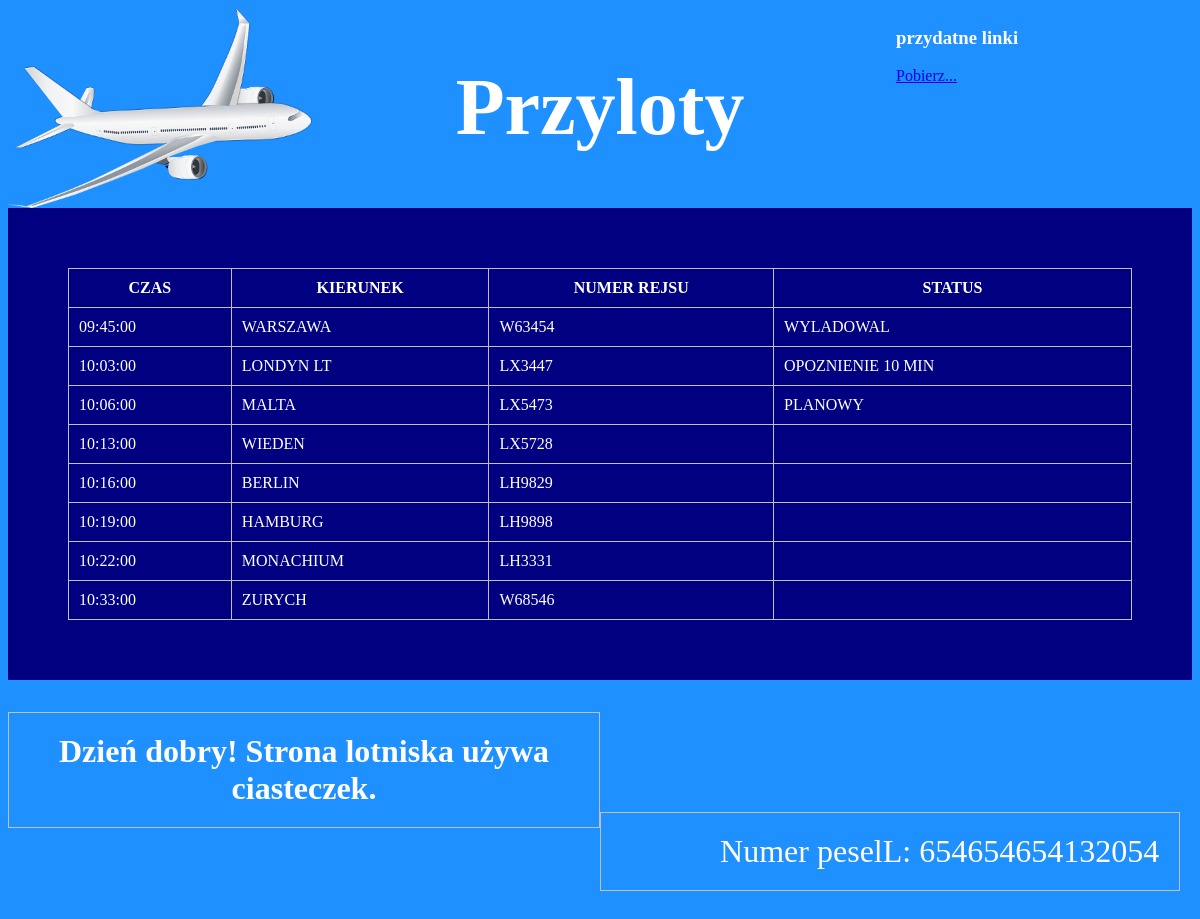
The app's page /123/lotnisko.php with its own data.
### tables this page shows
CREATE TABLE `przyloty` (
  `id` int(10) UNSIGNED NOT NULL,
  `samoloty_id` int(10) UNSIGNED NOT NULL,
  `nr_rejsu` varchar(8) DEFAULT NULL,
  `kierunek` varchar(10) DEFAULT NULL,
  `czas` time DEFAULT NULL,
  `dzien` date DEFAULT NULL,
  `status_lotu` text DEFAULT NULL
);

### 123/lotnisko.php (the view, shortened to what this page needs)
<!DOCTYPE html>
<html lang="pl">
    <head>
        <link rel="stylesheet" href="styl5.css">
    </head>
    <body>
        <div id="baner1">
            <img src="zad5.png" alt="logo lotnisko">
        </div>
        <div id="baner2">
            <h1>Przyloty</h1>
        </div>
        <div id="baner3">
            <h3>przydatne linki</h3>
            <a href="kwerendy.txt">Pobierz...</a>
        </div>
        <main>
            <table>
                <tr>
                    <th>czas</th>
                    <th>kierunek</th>
                    <th>numer rejsu</th>
                    <th>status</th>
                </tr>
                <?php
                    $conn = new mysqli("localhost","root","","egzamin");
                    $sql = "SELECT czas, kierunek, nr_rejsu, status_lotu FROM przyloty ORDER BY czas ASC;";
                    $result = $conn->query($sql);
                    while($row = $result -> fetch_array()) {
                        echo "<tr>";
                            echo "<td>$row[0]</td>";
                            echo "<td>$row[1]</td>";
                            echo "<td>$row[2]</td>";
                            echo "<td>$row[3]</td>";
                        echo "</tr>";
                    }
                ?>
            </table>
        </main>
        <div id="stopka1">
        <?php
            if(isset($_COOKIE['visited'])) {
                echo "<p><i>Witaj ponownie na stronie lotniska!</i></p>";
            }
            else {
                echo "<p><b>Dzień dobry! Strona lotniska używa ciasteczek.</b></p>";
            }
        ?>
        </div>
        <div id="stopka2">
           <p>Numer peselL: 654654654132054</p>
        </div>
    </body>
</html>

### 123/styl5.css (style rules this page uses)
body { font-family: 'Garamond'; background: rgb(30,144,255); color: white; }
#baner1,#baner3 { width: 25%; height: 200px; float: left; }
#baner2 { text-align: center; width: 50%; height: 200px; font-size: 250%; float: left; }
main { clear: both; background: rgb(0,0,128); padding: 60px; text-transform: uppercase; }
#stopka1 { text-align: center; width: 50%; float: left; }
#stopka2 { text-align: right; width: 49%; padding-top: 100px; float: left; }
p { padding: 20px; font-size: 200%; border: 1px solid rgb(192,192,192); }
table { width: 100%; border-collapse: collapse; }
th,td { border: 1px solid rgb(192,192,192); padding: 10px; }

### records on screen
przyloty: czas "09:45:00", kierunek "WARSZAWA", nr_rejsu "W63454", status_lotu "WYLADOWAL"
przyloty: czas "10:03:00", kierunek "LONDYN LT", nr_rejsu "LX3447", status_lotu "OPOZNIENIE 10 MIN"
przyloty: czas "10:06:00", kierunek "MALTA", nr_rejsu "LX5473", status_lotu "PLANOWY"
przyloty: czas "10:13:00", kierunek "WIEDEN", nr_rejsu "LX5728"
przyloty: czas "10:16:00", kierunek "BERLIN", nr_rejsu "LH9829"
przyloty: czas "10:19:00", kierunek "HAMBURG", nr_rejsu "LH9898"
przyloty: czas "10:22:00", kierunek "MONACHIUM", nr_rejsu "LH3331"
przyloty: czas "10:33:00", kierunek "ZURYCH", nr_rejsu "W68546"
